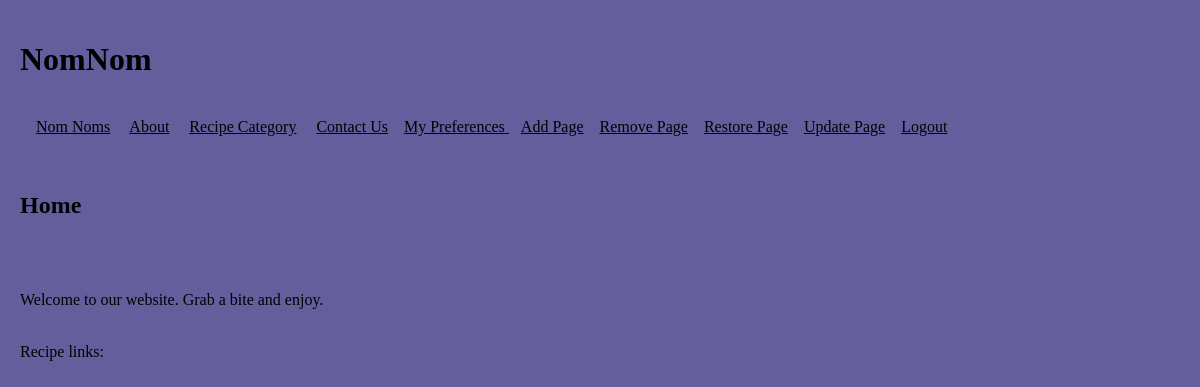
Before: /front-end/index.php (signed in) with the older database file.
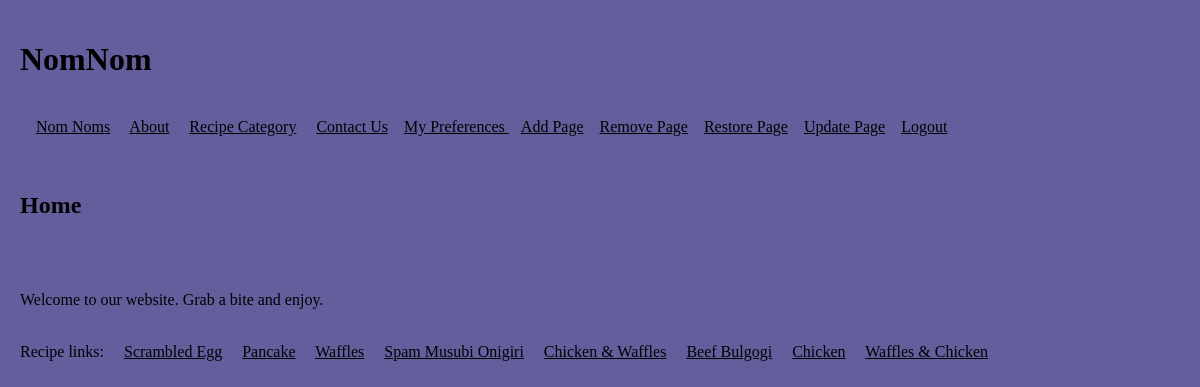
After: the same page with the newer database file.
### tables this page shows
create table if not exists pages(
 id int not null AUTO_INCREMENT PRIMARY KEY,
 Title varchar(25) Not null,
  
 Header1 varchar(25),
 Text1 longtext,
 ParentPage int DEFAULT 0,
 isActive int,
 Creator int,
 RequireApproval int DEFAULT 1
);

### back-end/dbConnector.php (called while the page is built, shortened)
<?php
function MyPagesGet($dbConn, $Parent=0) {
    $query = "SELECT id, Title, Header1, Text1 FROM Pages where isActive = 1 and ParentPage = " . $Parent . ";";
    return @mysqli_query($dbConn, $query);
}
function MyRecipesAllGet($dbConn, $userID)
{
    $query = "SELECT * FROM Pages where (creator = " . $userID . " or isActive = 1 and requireApproval = 0) and ParentPage != 0 and ParentPage != 3 order by ParentPage asc;";
    return @mysqli_query($dbConn, $query);
}
function PageContentGet($dbConn, $Id) {
    $query = "SELECT id, Title, Header1, Text1 FROM Pages where isActive = 1 and id = " . $Id;
    $return = @mysqli_query($dbConn, $query);
return $return;
}
?>

### Helper.php (the view, shortened to what this page needs)
<?php
include_once "back-end/dbConnector.php";
?>
<?php
function MenuDisplay($dataset)
{
    $myDbConn = ConnGet();
    if ($dataset) {
        while ($row = mysqli_fetch_array($dataset)) {
            echo ' &nbsp; &nbsp; <a href="Index.php?PageId=' . $row['id'] . '" >' . $row['Title'] . '</a>';
        }
    }
    else {
        echo "No menu items<br />";
        echo mysqli_error($myDbConn);
    }
}
function PageDisplay($PageData)
{
    if ($PageData) {
        $row = mysqli_fetch_array($PageData);
        echo ' &nbsp; &nbsp; <h2> ' . $row['Header1'] . ' </h2> <br />';
        echo ' &nbsp; &nbsp; <p> ' . $row['Text1'] . '</p> <br />';
    }
    else {
        echo "No Page data to display <br />";
    }
}
?>

Changed rows visible on the page:
now on this page (row edited): pages: Title "Scrambled Egg"
now on this page (row edited): pages: Title "Pancake"
now on this page (row edited): pages: Title "Waffles"
now on this page (row edited): pages: Title "Spam Musubi Onigiri"
now on this page (row edited): pages: Title "Chicken & Waffles"
now on this page (row edited): pages: Title "Beef Bulgogi"
now on this page (row edited): pages: Title "Chicken"
now on this page (row edited): pages: Title "Waffles & Chicken"
